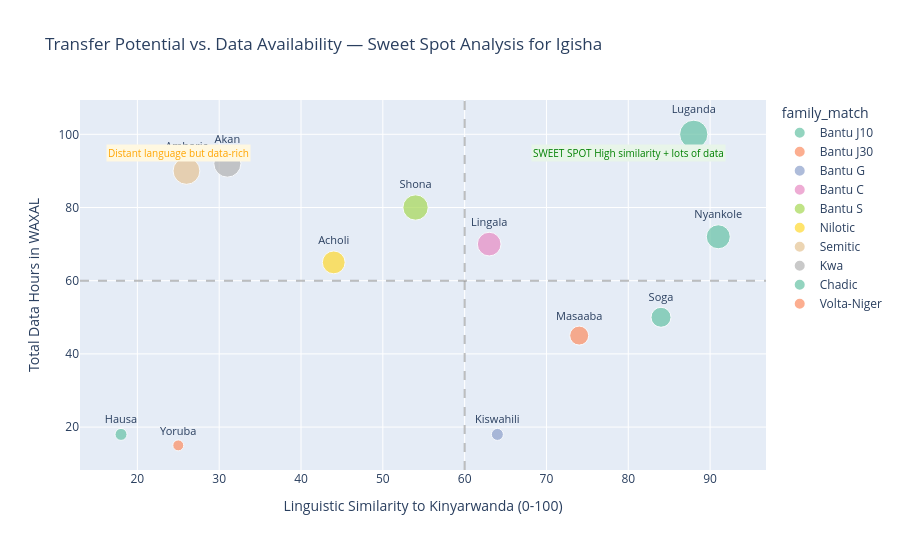

Notebook code for this chart:
### Code cell
# ============================================================
# Cell 14: Transfer Score vs Data Availability (Bubble Chart)
# ============================================================

fig = px.scatter(
    transfer_scores,
    x='overall', y='data_hours',
    size='data_hours', color='family_match',
    text='language',
    title='Transfer Potential vs. Data Availability — Sweet Spot Analysis for Igisha',
    labels={'overall': 'Linguistic Similarity to Kinyarwanda (0-100)',
            'data_hours': 'Total Data Hours in WAXAL'},
    color_discrete_sequence=px.colors.qualitative.Set2,
)
fig.update_traces(textposition='top center', textfont_size=11)

# Add quadrant lines
fig.add_hline(y=60, line_dash='dash', line_color='gray', opacity=0.5)
fig.add_vline(x=60, line_dash='dash', line_color='gray', opacity=0.5)

# Quadrant labels
fig.add_annotation(x=80, y=95, text='SWEET SPOT\nHigh similarity + lots of data',
                   showarrow=False, font_size=10, font_color='green', bgcolor='#E8F5E9')
fig.add_annotation(x=25, y=95, text='Distant language\nbut data-rich',
                   showarrow=False, font_size=10, font_color='orange', bgcolor='#FFF8E1')

fig.update_layout(height=550)
fig.show()

### Figure 1 — Plotly figure (JSON) as saved in the notebook; plotly's stock layout.template omitted (floating-point values rounded to 4 significant figures)
{"data": [{"hovertemplate": "family_match=Bantu J10<br>Linguistic Similarity to Kinyarwanda (0-100)=%{x}<br>Total Data Hours in WAXAL=%{marker.size}<br>language=%{text}<extra></extra>", "legendgroup": "Bantu J10", "marker": {"color": "rgb(102,194,165)", "size": [100, 72, 50], "sizemode": "area", "sizeref": 0.25, "symbol": "circle"}, "mode": "markers+text", "name": "Bantu J10", "orientation": "v", "showlegend": true, "text": ["Luganda", "Nyankole", "Soga"], "textfont": {"size": 11}, "textposition": "top center", "type": "scatter", "x": [88, 91, 84], "xaxis": "x", "y": [100, 72, 50], "yaxis": "y"}, {"hovertemplate": "family_match=Bantu J30<br>Linguistic Similarity to Kinyarwanda (0-100)=%{x}<br>Total Data Hours in WAXAL=%{marker.size}<br>language=%{text}<extra></extra>", "legendgroup": "Bantu J30", "marker": {"color": "rgb(252,141,98)", "size": [45], "sizemode": "area", "sizeref": 0.25, "symbol": "circle"}, "mode": "markers+text", "name": "Bantu J30", "orientation": "v", "showlegend": true, "text": ["Masaaba"], "textfont": {"size": 11}, "textposition": "top center", "type": "scatter", "x": [74], "xaxis": "x", "y": [45], "yaxis": "y"}, {"hovertemplate": "family_match=Bantu G<br>Linguistic Similarity to Kinyarwanda (0-100)=%{x}<br>Total Data Hours in WAXAL=%{marker.size}<br>language=%{text}<extra></extra>", "legendgroup": "Bantu G", "marker": {"color": "rgb(141,160,203)", "size": [18], "sizemode": "area", "sizeref": 0.25, "symbol": "circle"}, "mode": "markers+text", "name": "Bantu G", "orientation": "v", "showlegend": true, "text": ["Kiswahili"], "textfont": {"size": 11}, "textposition": "top center", "type": "scatter", "x": [64], "xaxis": "x", "y": [18], "yaxis": "y"}, {"hovertemplate": "family_match=Bantu C<br>Linguistic Similarity to Kinyarwanda (0-100)=%{x}<br>Total Data Hours in WAXAL=%{marker.size}<br>language=%{text}<extra></extra>", "legendgroup": "Bantu C", "marker": {"color": "rgb(231,138,195)", "size": [70], "sizemode": "area", "sizeref": 0.25, "symbol": "circle"}, "mode": "markers+text", "name": "Bantu C", "orientation": "v", "showlegend": true, "text": ["Lingala"], "textfont": {"size": 11}, "textposition": "top center", "type": "scatter", "x": [63], "xaxis": "x", "y": [70], "yaxis": "y"}, {"hovertemplate": "family_match=Bantu S<br>Linguistic Similarity to Kinyarwanda (0-100)=%{x}<br>Total Data Hours in WAXAL=%{marker.size}<br>language=%{text}<extra></extra>", "legendgroup": "Bantu S", "marker": {"color": "rgb(166,216,84)", "size": [80], "sizemode": "area", "sizeref": 0.25, "symbol": "circle"}, "mode": "markers+text", "name": "Bantu S", "orientation": "v", "showlegend": true, "text": ["Shona"], "textfont": {"size": 11}, "textposition": "top center", "type": "scatter", "x": [54], "xaxis": "x", "y": [80], "yaxis": "y"}, {"hovertemplate": "family_match=Nilotic<br>Linguistic Similarity to Kinyarwanda (0-100)=%{x}<br>Total Data Hours in WAXAL=%{marker.size}<br>language=%{text}<extra></extra>", "legendgroup": "Nilotic", "marker": {"color": "rgb(255,217,47)", "size": [65], "sizemode": "area", "sizeref": 0.25, "symbol": "circle"}, "mode": "markers+text", "name": "Nilotic", "orientation": "v", "showlegend": true, "text": ["Acholi"], "textfont": {"size": 11}, "textposition": "top center", "type": "scatter", "x": [44], "xaxis": "x", "y": [65], "yaxis": "y"}, {"hovertemplate": "family_match=Semitic<br>Linguistic Similarity to Kinyarwanda (0-100)=%{x}<br>Total Data Hours in WAXAL=%{marker.size}<br>language=%{text}<extra></extra>", "legendgroup": "Semitic", "marker": {"color": "rgb(229,196,148)", "size": [90], "sizemode": "area", "sizeref": 0.25, "symbol": "circle"}, "mode": "markers+text", "name": "Semitic", "orientation": "v", "showlegend": true, "text": ["Amharic"], "textfont": {"size": 11}, "textposition": "top center", "type": "scatter", "x": [26], "xaxis": "x", "y": [90], "yaxis": "y"}, {"hovertemplate": "family_match=Kwa<br>Linguistic Similarity to Kinyarwanda (0-100)=%{x}<br>Total Data Hours in WAXAL=%{marker.size}<br>language=%{text}<extra></extra>", "legendgroup": "Kwa", "marker": {"color": "rgb(179,179,179)", "size": [92], "sizemode": "area", "sizeref": 0.25, "symbol": "circle"}, "mode": "markers+text", "name": "Kwa", "orientation": "v", "showlegend": true, "text": ["Akan"], "textfont": {"size": 11}, "textposition": "top center", "type": "scatter", "x": [31], "xaxis": "x", "y": [92], "yaxis": "y"}, {"hovertemplate": "family_match=Chadic<br>Linguistic Similarity to Kinyarwanda (0-100)=%{x}<br>Total Data Hours in WAXAL=%{marker.size}<br>language=%{text}<extra></extra>", "legendgroup": "Chadic", "marker": {"color": "rgb(102,194,165)", "size": [18], "sizemode": "area", "sizeref": 0.25, "symbol": "circle"}, "mode": "markers+text", "name": "Chadic", "orientation": "v", "showlegend": true, "text": ["Hausa"], "textfont": {"size": 11}, "textposition": "top center", "type": "scatter", "x": [18], "xaxis": "x", "y": [18], "yaxis": "y"}, {"hovertemplate": "family_match=Volta-Niger<br>Linguistic Similarity to Kinyarwanda (0-100)=%{x}<br>Total Data Hours in WAXAL=%{marker.size}<br>language=%{text}<extra></extra>", "legendgroup": "Volta-Niger", "marker": {"color": "rgb(252,141,98)", "size": [15], "sizemode": "area", "sizeref": 0.25, "symbol": "circle"}, "mode": "markers+text", "name": "Volta-Niger", "orientation": "v", "showlegend": true, "text": ["Yoruba"], "textfont": {"size": 11}, "textposition": "top center", "type": "scatter", "x": [25], "xaxis": "x", "y": [15], "yaxis": "y"}], "layout": {"annotations": [{"bgcolor": "#E8F5E9", "font": {"color": "green", "size": 10}, "showarrow": false, "text": "SWEET SPOT\nHigh similarity + lots of data", "x": 80, "y": 95}, {"bgcolor": "#FFF8E1", "font": {"color": "orange", "size": 10}, "showarrow": false, "text": "Distant language\nbut data-rich", "x": 25, "y": 95}], "height": 550, "legend": {"itemsizing": "constant", "title": {"text": "family_match"}, "tracegroupgap": 0}, "shapes": [{"line": {"color": "gray", "dash": "dash"}, "opacity": 0.5, "type": "line", "x0": 0, "x1": 1, "xref": "x domain", "y0": 60, "y1": 60, "yref": "y"}, {"line": {"color": "gray", "dash": "dash"}, "opacity": 0.5, "type": "line", "x0": 60, "x1": 60, "xref": "x", "y0": 0, "y1": 1, "yref": "y domain"}], "title": {"text": "Transfer Potential vs. Data Availability — Sweet Spot Analysis for Igisha"}, "xaxis": {"anchor": "y", "domain": [0, 1], "title": {"text": "Linguistic Similarity to Kinyarwanda (0-100)"}}, "yaxis": {"anchor": "x", "domain": [0, 1], "title": {"text": "Total Data Hours in WAXAL"}}}}
